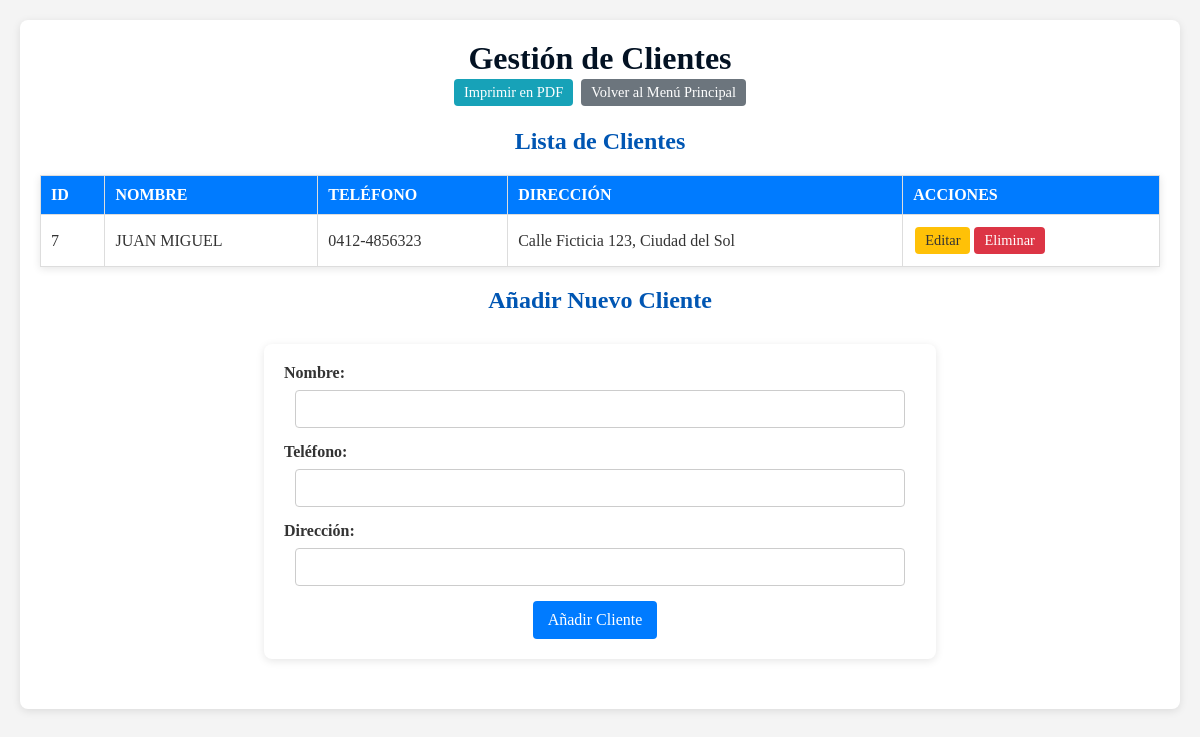
The page /clientes.php on the database its author committed.
### tables this page shows
CREATE TABLE `clientes` (
  `id` int(11) NOT NULL,
  `nombre` varchar(100) NOT NULL,
  `telefono` varchar(20) DEFAULT NULL,
  `direccion` varchar(255) DEFAULT NULL
);

### clientes.php (the view, shortened to what this page needs)
<?php
include 'db_config.php';
?>
<!DOCTYPE html>
<html lang="es">
<head>
    <link rel="stylesheet" href="styles.css">
</head>
<body>
    <div class="container">
        <h1>Gestión de Clientes</h1>
        <div class="top-buttons">
            <a href="pdf_clientes.php" class="action-button print-button" target="_blank">Imprimir en PDF</a>
            <a href="index.php" class="action-button back-button">Volver al Menú Principal</a>
        </div>
        <h2>Lista de Clientes</h2>
        <table>
            <thead>
                <tr>
                    <th>ID</th>
                    <th>Nombre</th>
                    <th>Teléfono</th>
                    <th>Dirección</th>
                    <th>Acciones</th>
                </tr>
            </thead>
            <tbody>
                <?php
                $sql_select = "SELECT id, nombre, telefono, direccion FROM clientes ORDER BY id DESC";
                $result = $conn->query($sql_select);
                if ($result->num_rows > 0) {
                    while($row = $result->fetch_assoc()) {
                        echo "<tr>";
                        echo "<td>" . $row["id"] . "</td>";
                        echo "<td>" . htmlspecialchars($row["nombre"]) . "</td>";
                        echo "<td>" . htmlspecialchars($row["telefono"]) . "</td>";
                        echo "<td>" . htmlspecialchars($row["direccion"]) . "</td>";
                        echo "<td>";
                        echo "<a href='edit_cliente.php?id=" . $row["id"] . "' class='action-button edit-button'>Editar</a>";
                        echo "<a href='clientes.php?delete_id=" . $row["id"] . "' class='action-button delete-button' onclick=\"return confirm('¿Estás seguro de que quieres eliminar a " . htmlspecialchars($row["nombre"]) . "?');\">Eliminar</a>";
                        echo "</td>";
                        echo "</tr>";
                    }
                } else {
                    echo "<tr><td colspan='5'>No hay clientes registrados.</td></tr>";
                }
                ?>
            </tbody>
        </table>
        <h2>Añadir Nuevo Cliente</h2>
        <div class="form-container">
            <form action="clientes.php" method="POST">
                <label for="nombre">Nombre:</label>
                <input type="text" id="nombre" name="nombre" required>
                <label for="telefono">Teléfono:</label>
                <input type="text" id="telefono" name="telefono">
                <label for="direccion">Dirección:</label>
                <input type="text" id="direccion" name="direccion">
                <input type="submit" name="submit_add" value="Añadir Cliente" class="create-button">
            </form>
        </div>
    </div>
</body>
</html>

### styles.css (style rules this page uses)
:root { --primary-color: #4f4aa6; --secondary-color: #f57309; --bg-color: #f7f7f7; --light-color: white; --header-title-font: Popins-Extrabold; --text-font: Popins; --menu-font: Popins-Bold; --fontsubt: fonta; --secction-font-title: Popins-Bold; --darck-color: black; }
* { margin: 0; padding: 0; box-sizing: border-box; font-family: var(--text-font); }
body { font-family: Arial, sans-serif; margin: 20px; background-color: #f4f4f4; color: #333; }
h1, h2 { color: #0056b3; text-align: center; }
.container { max-width: 1200px; margin: 0 auto; padding: 20px; background-color: #fff; box-shadow: 0 2px 8px rgba(0,0,0,0.1); border-radius: 8px; }
table { width: 100%; margin: 20px auto; border-collapse: collapse; box-shadow: 0 2px 8px rgba(0,0,0,0.1); background-color: #fff; }
th, td { border: 1px solid #ddd; padding: 10px; text-align: left; }
th { background-color: #007bff; color: white; text-transform: uppercase; }
.action-button { padding: 5px 10px; border: none; cursor: pointer; border-radius: 4px; text-decoration: none; color: white; display: inline-block; margin: 2px; font-size: 0.9em; }
.delete-button { background-color: #dc3545; }
.edit-button { background-color: #ffc107; color: #333; }
.print-button { background-color: #17a2b8; }
.create-button { background-color: #28a745; }
.back-button { background-color: #6c757d; }
.form-container { width: 60%; margin: 30px auto; padding: 20px; background-color: #fff; box-shadow: 0 2px 8px rgba(0,0,0,0.1); border-radius: 8px; }
.form-container label { display: block; margin-bottom: 8px; font-weight: bold; text-align: left; }
.form-container input[type="text"], .form-container input[type="date"], .form-container input[type="number"], .form-container select, .form-container textarea { width: calc(100% - 22px); padding: 10px; margin-bottom: 15px; border: 1px solid #ccc; border-radius: 4px; box-sizing: border-box; }
.form-container input[type="submit"] { background-color: #007bff; color: white; padding: 10px 15px; border: none; border-radius: 4px; cursor: pointer; font-size: 16px; margin-right: 10px; }
.top-buttons { text-align: center; margin-bottom: 20px; }
a { text-decoration: none; }
h1 { font-family: var(--secction-font-title); color: #031223; }
::placeholder { color: #0c0011; }
html { font-family: 'Segoe UI', sans-serif; text-align: center; }

### rows shown on the page
clientes: id "7", nombre "JUAN MIGUEL", telefono "0412-4856323", direccion "Calle Ficticia 123, Ciudad del Sol"
